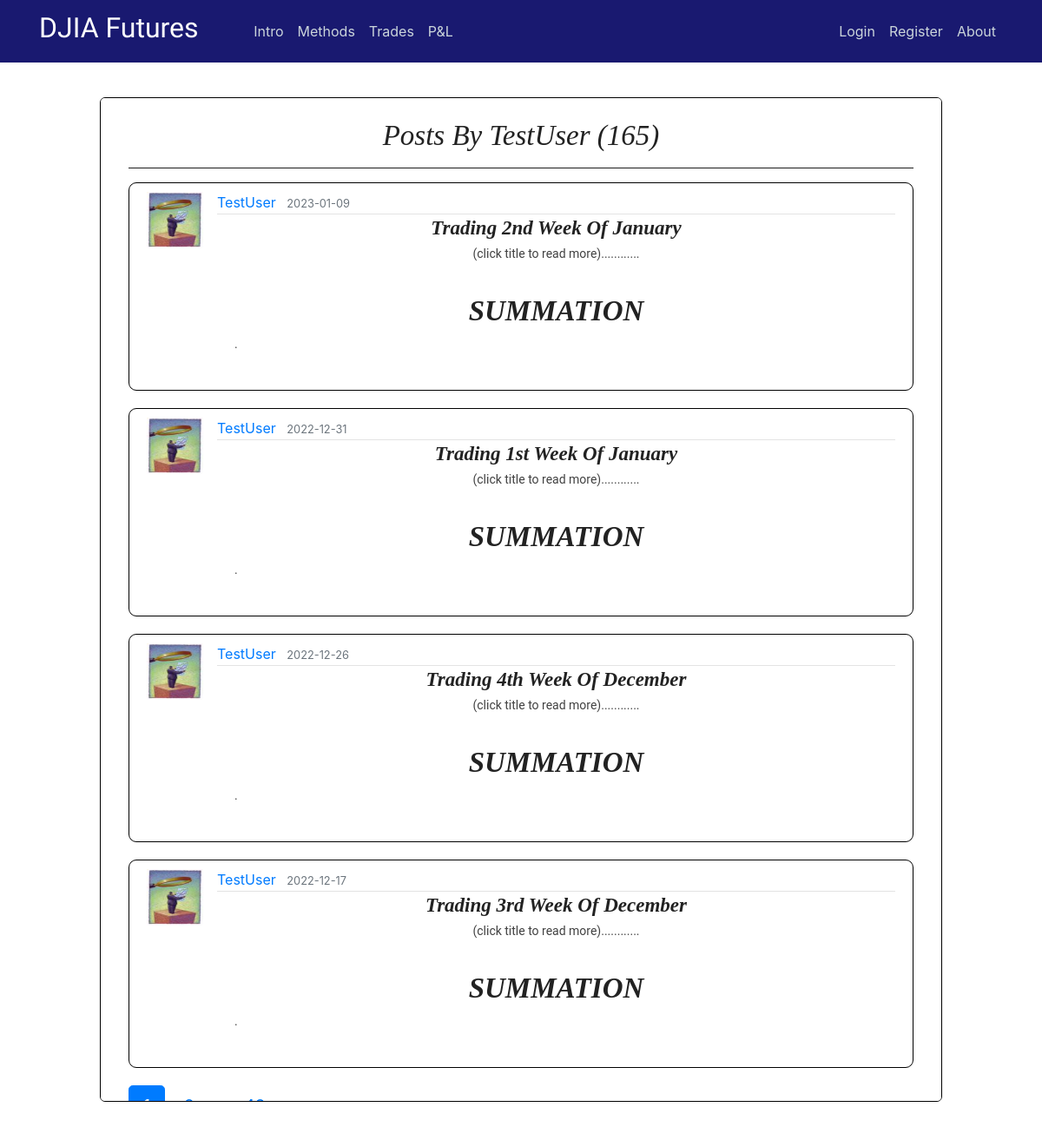
Page /user/TestUser on the committed database.
### flaskblog/models.py (models this page shows, shortened)
class User(db.Model, UserMixin):
    id = db.Column(db.Integer, primary_key=True)
    username = db.Column(db.String(20), unique=True, nullable=False)
    email = db.Column(db.String(120), unique=True, nullable=False)
    image_file = db.Column(db.String(20), nullable=False, default='default.jpg')
    password = db.Column(db.String(60), nullable=False)
    posts = db.relationship('Post', backref='author', lazy=True)

class Post(db.Model):
    id = db.Column(db.Integer, primary_key=True)
    title = db.Column(db.String(100), nullable=False)
    date_posted = db.Column(db.DateTime, nullable=False, default=datetime.utcnow)
    content = db.Column(db.Text, nullable=False)
    user_id = db.Column(db.Integer, db.ForeignKey('user.id'), nullable=False)
    teaser_title = db.Column(db.Text, nullable=True)
    teaser_details = db.Column(db.Text, nullable=True)
    teaser_caption = db.Column(db.Text, nullable=True)
    teaser_img = db.Column(db.Text, nullable=True)
    teaser_content = db.Column(db.Text, nullable=True)
    teaser_wkid = db.Column(db.Text, nullable=True)

### flaskblog/users/routes.py (the view)
@users.route("/user/<string:username>")
def user_posts(username):
    page = request.args.get('page', 1, type=int)
    user = User.query.filter_by(username=username).first_or_404()
    posts = Post.query.filter_by(author=user)\
        .order_by(Post.date_posted.desc())\
        .paginate(page=page, per_page=4)
    return render_template('user_posts.html', posts=posts, user=user)

### flaskblog/templates/user_posts.html
{% extends "layout.html" %}
{% block content %}
<div class="intro-page" style="height: 77vh;overflow: auto;">
  <div class="intro-inner-div" style="height:auto;background-color:white;border-radius:5px;">
    <center><br><h1 class="hero-header">Posts by {{ user.username }} ({{ posts.total }})</h1><hr></center>
    {% for post in posts.items %}
        <article class="media content-section" style="max-height:280px;">
          <img class="article-img" src="{{ url_for('static', filename='profile_pics/' + post.author.image_file) }}">
          <div class="media-body">
            <div class="article-metadata">
              <a class="mr-2" href="{{ url_for('users.user_posts', username=post.author.username) }}">{{ post.author.username }}</a>
              <small class="text-muted">{{ post.date_posted.strftime('%Y-%m-%d') }}</small>
            </div>
            <center><a href="{{ url_for('posts.post', post_id=post.id) }}"><h3 class="hero-header"><b>{{ post.title }}</b></h3></a>
            <p class="teaser-content" >(click title to read more)............</p></center>
            <p class="teaser-content" ><div style="overflow:hidden;max-height:120px;">
              {{ post.content|safe }}
            </p>
        </article>
    {% endfor %}
    {% for page_num in posts.iter_pages(left_edge=1, right_edge=1, left_current=1, right_current=2) %}
      {% if page_num %}
        {% if posts.page == page_num %}
          <a class="btn btn-primary btn-lg mb-8" href="{{ url_for('users.user_posts', username=user.username, page=page_num) }}">{{ page_num }}</a>
        {% else %}
          <a class="btn btn-primary-info btn-lg mb-8" href="{{ url_for('users.user_posts', username=user.username, page=page_num) }}">{{ page_num }}</a>
        {% endif %}
      {% else %}
        ...
      {% endif %}
    {% endfor %}
  </div>
</div>
{% endblock content %}

### flaskblog/static/main.css (style rules this page uses)
body { margin-top: 5rem; }
._backdrop { background: url(img/stocks.jpg) no-repeat center center fixed; -webkit-background-size: cover; -moz-background-size: cover; -o-background-size: cover; background-size: cover; }
.adjust-doc-border-intro { padding-right: 20px; padding-left: 20px; padding-top: 20px; padding-bottom: 20px; }
.intro-page { border-radius: 6px; border: 1px solid black; background-color: white; padding-right: 12px; padding-left: 12px; }
.intro-inner-div { height: 75vh; overflow: auto; padding-right: 20px; padding-left: 20px; }
.doc-clear { clear: both; display: block; }
hr { margin-top: 1rem; margin-bottom: 1rem; border: 0; border-top: 1px solid rgba(0, 0, 0, 0.89); }
p.teaser-content { color: #414141; font-size: 14px; font-family: 'Roboto', Arial, 'Helvetica Neue', Helvetica, sans-serif; line-height: 1.5; }
.content-section { background: #ffffff; padding: 10px 20px; border: 1px solid #000000; border-radius: 9px; margin-bottom: 20px; }
.article-img { height: 65px; width: 65px; margin-right: 16px; }
.article-metadata { padding-bottom: 1px; margin-bottom: 4px; border-bottom: 1px solid #e3e3e3 }

### flaskblog/static/study.css (style rules this page uses)
h1.hero-header { color: #222; text-transform: capitalize; font-weight: 400; font-style: italic; font-size: 28px; font-family: Baskerville, 'Baskerville Old Face', 'Hoefler Text', Garamond, 'Times New Roman', serif; }
h3.hero-header { color: #222; text-transform: capitalize; font-weight: 400; font-style: italic; font-size: 28px; font-family: Baskerville, 'Baskerville Old Face', 'Hoefler Text', Garamond, 'Times New Roman', serif; }
h3 { font-weight: 700; line-height: 1; }
@media screen and (min-width: 25rem) { h1.hero-header { font-size: 33px; } }
@media screen and (min-width: 25rem) { h3.hero-header { font-size: 23px; } }

### flaskblog/static/modal.css (style rules this page uses)
img { margin-bottom: -4px; }

### rows in the picture
User: username "TestUser"
Post: image_file (picture), author.username "TestUser", date_posted "2023-01-09", title "Trading 2nd Week Of January", content "SUMMATION ."
Post: image_file (picture), author.username "TestUser", date_posted "2022-12-31", title "Trading 1st Week Of January", content "SUMMATION ."
Post: image_file (picture), author.username "TestUser", date_posted "2022-12-26", title "Trading 4th Week Of December", content "SUMMATION ."
Post: image_file (picture), author.username "TestUser", date_posted "2022-12-17", title "Trading 3rd Week Of December", content "SUMMATION ."

### other values in the picture
{{ posts.total }} "165"
